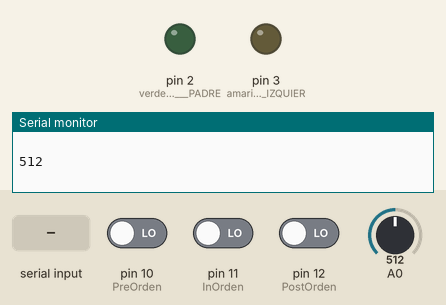
Simulated run of this sketch. Board: Arduino Nano, built with avr-gcc and run on an emulated ATmega328P. Shown: output pins drawn as LEDs (lit = HIGH), the last lines printed to the serial monitor. The test bench sets the inputs (shaded band); at power-on: pin 11 (InOrden) LOW, pin 10 (PreOrden) LOW, pin 12 (PostOrden) LOW, A0 = 512. Pins used as bus, display or sensor lines are not drawn.

Above: at 1.2 s.
1.3 s: "1" received over Serial
At 3.9 s:
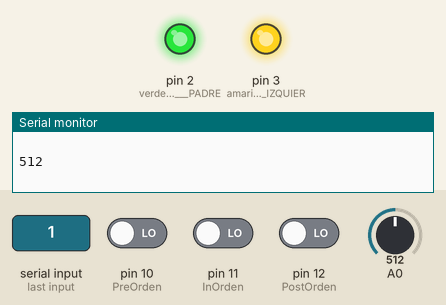
5.4 s: pin 11 (InOrden) driven HIGH
At 7.3 s:
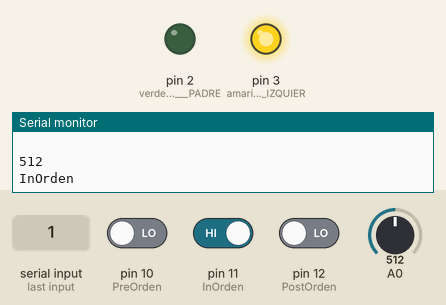
9.5 s: pin 10 (PreOrden) driven HIGH
12.5 s: pin 10 (PreOrden) driven LOW and pin 11 (InOrden) driven LOW and pin 12 (PostOrden) driven HIGH
16.6 s: pin 12 (PostOrden) driven LOW
At 18.3 s:
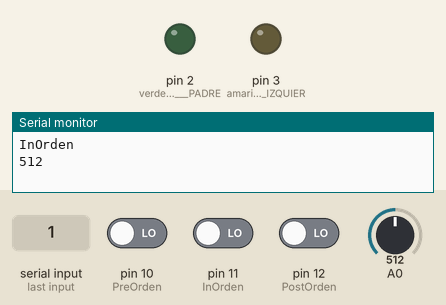
19.5 s: "2" received over Serial
At 22.2 s:
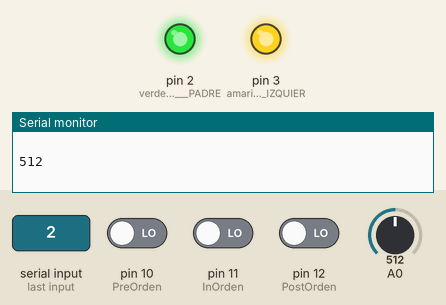
Timing chart, 0 to 24.5 s (numbered marks = the images above; inputs shaded):
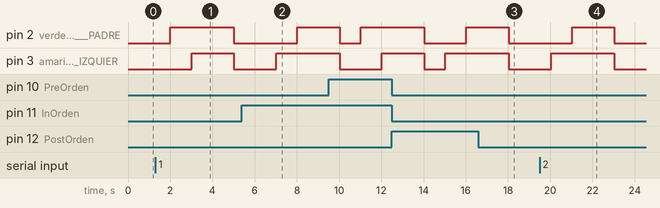

The sketch:

LAb7.ino
```cpp
/*
  Potenciometro por monitor serial
  PushBottons por monitor serial
  3 LEDs de encendido y apagado
*/
int Monitor = Serial.read();

void setup()
{
  //LEDs
  pinMode(2, OUTPUT);//verde        PADRE (EL NANO)                     2
  pinMode(3, OUTPUT);//amarillo     HIJO IZQUIERDO                3           4
  pinMode(4, OUTPUT);//rojo         HIJO DERECHO
  //PushBottons
  pinMode(10, INPUT);//PreOrden
  pinMode(11, INPUT);//InOrden
  pinMode(12, INPUT);//PostOrden
  //pin análogo del potenciómetro (A0)

  Serial.begin(9600);
}

void loop()
{
  int potenciometro = analogRead(A0);
  Serial.println(potenciometro);
  delay(5);

  int PreOrden = digitalRead(10);
  int InOrden = digitalRead(11);
  int PostOrden = digitalRead(12);
  /*
    Programación de los botones
  */
  //PreOrden
  if(PreOrden == HIGH)
  {
    Serial.println("PreOrden");
    delay(1000);
    digitalWrite(2, HIGH);
      delay(1000);
      digitalWrite(3, HIGH);
      delay(1000);
      digitalWrite(4, HIGH);
      delay(1000);
      digitalWrite(2, LOW);
      digitalWrite(3, LOW);
      digitalWrite(4, LOW);
  }

  //InOrden
  if(InOrden == HIGH)
  {
    Serial.println("InOrden");
    delay(1000);
    digitalWrite(3, HIGH);
      delay(1000);
      digitalWrite(2, HIGH);
      delay(1000);
      digitalWrite(4, HIGH);
      delay(1000);
      digitalWrite(3, LOW);
      digitalWrite(2, LOW);
      digitalWrite(4, LOW);
  }

  //PostOrden
  if(PostOrden == HIGH)
  {
    Serial.println("PostOrden");
    delay(1000);
     digitalWrite(3, HIGH);
      delay(1000);
      digitalWrite(4, HIGH);
      delay(1000);
      digitalWrite(2, HIGH);
      delay(1000);
      digitalWrite(3, LOW);
      digitalWrite(4, LOW);
      digitalWrite(2, LOW);
  }

  if((PreOrden == LOW) && (InOrden == LOW) && (PostOrden == LOW))
  {
    Serial.println(" ");
    delay(1000);
  }
  /*
    Programación de LEDs
  */

  if(Serial.available()>0)
  {
    Monitor = Serial.read();

  /*
              PreOrden
  Árbol:
                2
              /  \
            3      4
  Orden: 2, 3, 4
  */
  if(Monitor == '1')
    {
      digitalWrite(2, HIGH);
      delay(1000);
      digitalWrite(3, HIGH);
      delay(1000);
      digitalWrite(4, HIGH);
      delay(1000);
      digitalWrite(2, LOW);
      digitalWrite(3, LOW);
      digitalWrite(4, LOW);
    }

  /*
              InOrden
  Árbol:
                2
              /  \
            3      4
  Orden: 3, 2, 4
  */

    if(Monitor == '2')
    {
      digitalWrite(3, HIGH);
      delay(1000);
      digitalWrite(2, HIGH);
      delay(1000);
      digitalWrite(4, HIGH);
      delay(1000);
      digitalWrite(3, LOW);
      digitalWrite(2, LOW);
      digitalWrite(4, LOW);
    }


  /*
              PostOrden
  Árbol:
                2
              /  \
            3      4
  Orden: 3, 4, 2
  */
      if(Monitor == '3')
    {
      digitalWrite(3, HIGH);
      delay(1000);
      digitalWrite(4, HIGH);
      delay(1000);
      digitalWrite(2, HIGH);
      delay(1000);
      digitalWrite(3, LOW);
      digitalWrite(4, LOW);
      digitalWrite(2, LOW);
    }

    if(Monitor == '0')
    {
      digitalWrite(3, LOW);
      digitalWrite(4, LOW);
      digitalWrite(2, LOW);
    }
  }
}
```

Measured:
- after the input at 1.3 s, pin 2 (verde________PADRE): LOW → HIGH after 0.71 s, → LOW 3.0 s later; pin 3 (amarillo_____HIJO_IZQUIER): LOW → HIGH after 1.7 s, → LOW 2.0 s later
- after the input at 5.4 s, pin 2 (verde________PADRE): LOW → HIGH after 2.6 s; pin 3 (amarillo_____HIJO_IZQUIER): LOW → HIGH after 1.6 s
- after the input at 16.6 s, pin 3 (amarillo_____HIJO_IZQUIER): goes on until 18.0 s, then stays LOW
- after the input at 19.5 s, pin 2 (verde________PADRE): LOW → HIGH after 1.5 s, → LOW 2.0 s later; pin 3 (amarillo_____HIJO_IZQUIER): LOW → HIGH after 0.54 s, → LOW 3.0 s later
